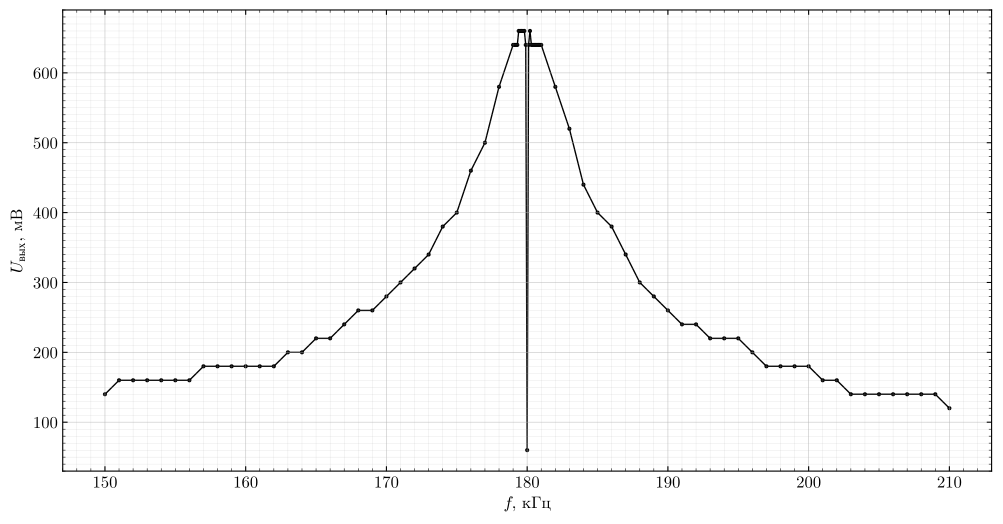

Write Python code to recreate this figure.
import matplotlib.pyplot as plt
from matplotlib.ticker import AutoMinorLocator


def apply_rcparams(size: tuple[float, float]):
    plt.rcParams.update(
        {
            "font.family": "CMU Serif",
            "font.size": 12,
            "mathtext.fontset": "cm",
            "axes.linewidth": 0.8,
            "axes.grid": True,
            "grid.linewidth": 0.4,
            "grid.alpha": 0.5,
            "xtick.direction": "in",
            "ytick.direction": "in",
            "xtick.minor.visible": True,
            "ytick.minor.visible": True,
            "xtick.major.width": 0.8,
            "ytick.major.width": 0.8,
            "xtick.minor.width": 0.4,
            "ytick.minor.width": 0.4,
            "figure.figsize": size,
            "figure.dpi": 150,
            "savefig.dpi": 300,
            "savefig.bbox": "tight",
        }
    )


def set_settings(ax):
    ax.xaxis.set_minor_locator(AutoMinorLocator(10))
    ax.yaxis.set_minor_locator(AutoMinorLocator(10))
    ax.grid(which="major", linewidth=0.5, alpha=0.65)
    ax.grid(which="minor", linewidth=0.25, alpha=0.4)
    ax.tick_params(which="both", top=True, right=True)
    return ax


x = [150.0, 151.0, 152.0, 153.0, 154.0, 155.0, 156.0, 157.0, 158.0, 159.0, 160.0, 161.0, 162.0, 163.0, 164.0, 165.0, 166.0, 167.0, 168.0, 169.0, 170.0, 171.0, 172.0, 173.0, 174.0, 175.0, 176.0, 177.0, 178.0, 179.0, 179.1, 179.2, 179.3, 179.4, 179.5, 179.6, 179.7, 179.8, 179.9, 180.0, 180.1, 180.2, 180.3, 180.4, 180.5, 180.6, 180.7, 180.8, 180.9, 181.0, 182.0, 183.0, 184.0, 185.0, 186.0, 187.0, 188.0, 189.0, 190.0, 191.0, 192.0, 193.0, 194.0, 195.0, 196.0, 197.0, 198.0, 199.0, 200.0, 201.0, 202.0, 203.0, 204.0, 205.0, 206.0, 207.0, 208.0, 209.0, 210.0]
y = [140.0, 160.0, 160.0, 160.0, 160.0, 160.0, 160.0, 180.0, 180.0, 180.0, 180.0, 180.0, 180.0, 200.0, 200.0, 220.0, 220.0, 240.0, 260.0, 260.0, 280.0, 300.0, 320.0, 340.0, 380.0, 400.0, 460.0, 500.0, 580.0, 640.0, 640.0, 640.0, 640.0, 660.0, 660.0, 660.0, 660.0, 660.0, 640.0, 60.0, 640.0, 660.0, 640.0, 640.0, 640.0, 640.0, 640.0, 640.0, 640.0, 640.0, 580.0, 520.0, 440.0, 400.0, 380.0, 340.0, 300.0, 280.0, 260.0, 240.0, 240.0, 220.0, 220.0, 220.0, 200.0, 180.0, 180.0, 180.0, 180.0, 160.0, 160.0, 140.0, 140.0, 140.0, 140.0, 140.0, 140.0, 140.0, 120.0]


def draw_graph(file_name: str = "graph", size: tuple = (8, 10)):
    apply_rcparams(size)
    fig, ax = plt.subplots()
    set_settings(ax)

    ax.plot(x, y, marker="o", markersize=2, linewidth=1, color="black", zorder=1)
    ax.set_xlabel(r"$f$, кГц")
    ax.set_ylabel(r"$U_\text{вых}$, мВ")

    plt.savefig(f"{file_name}.pdf", format="pdf")
    plt.show()


if __name__ == "__main__":
    draw_graph(file_name="graph_1", size=(12, 5))
